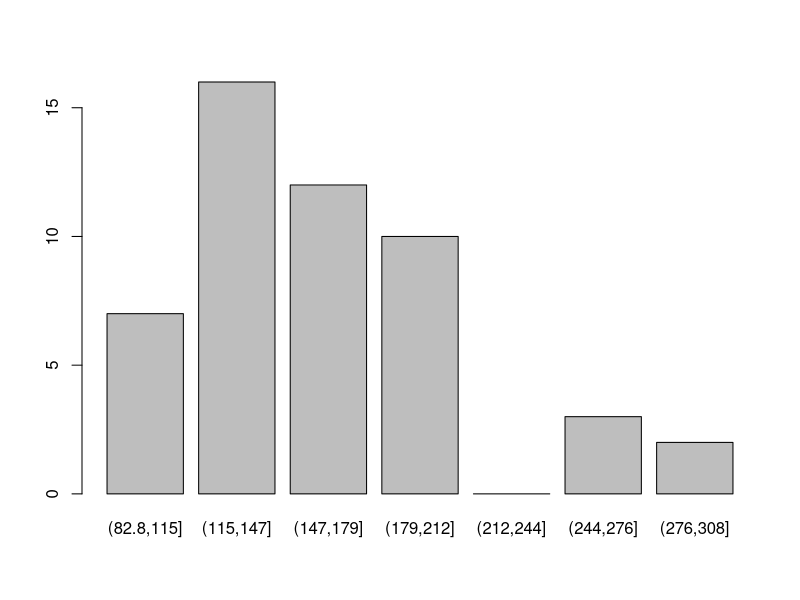
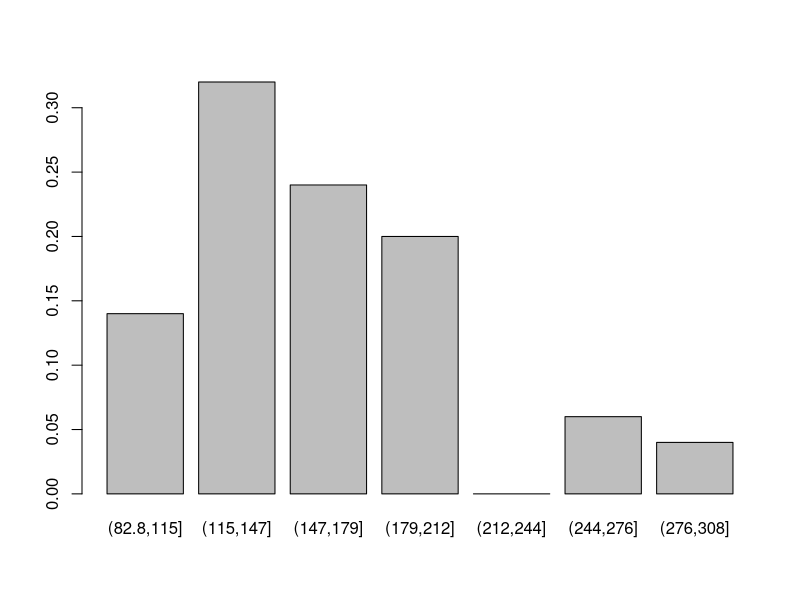

The R script that drew these images, in order:
#cargamos el archivo excel
library(readxl)
data1 <- read_excel("data1.xlsx")
#View(data1)
#ponemos los datos en un tipo frame
data <- data.frame(data1)
#mostramos los datos en pantalla
data
#x <- runif(1000) esto genera 1000 datos aleatorios
#Solo tomamos la columna que nos interesa
x <-data$x
#mostramos datos
x
#Le pedimos a R que nos encuentre un número de clase
k <- nclass.Sturges(x)

#separamos los valores x en k intervalos de clase

intervalos <- cut(x,breaks = k)
#calculamos las frecuencias absolutas,

FA <- table(intervalos)
FA
barplot(FA)
#frecuencias relativas
FR <- table(intervalos)/length(x)
FR
barplot(FR)
#hist(x)